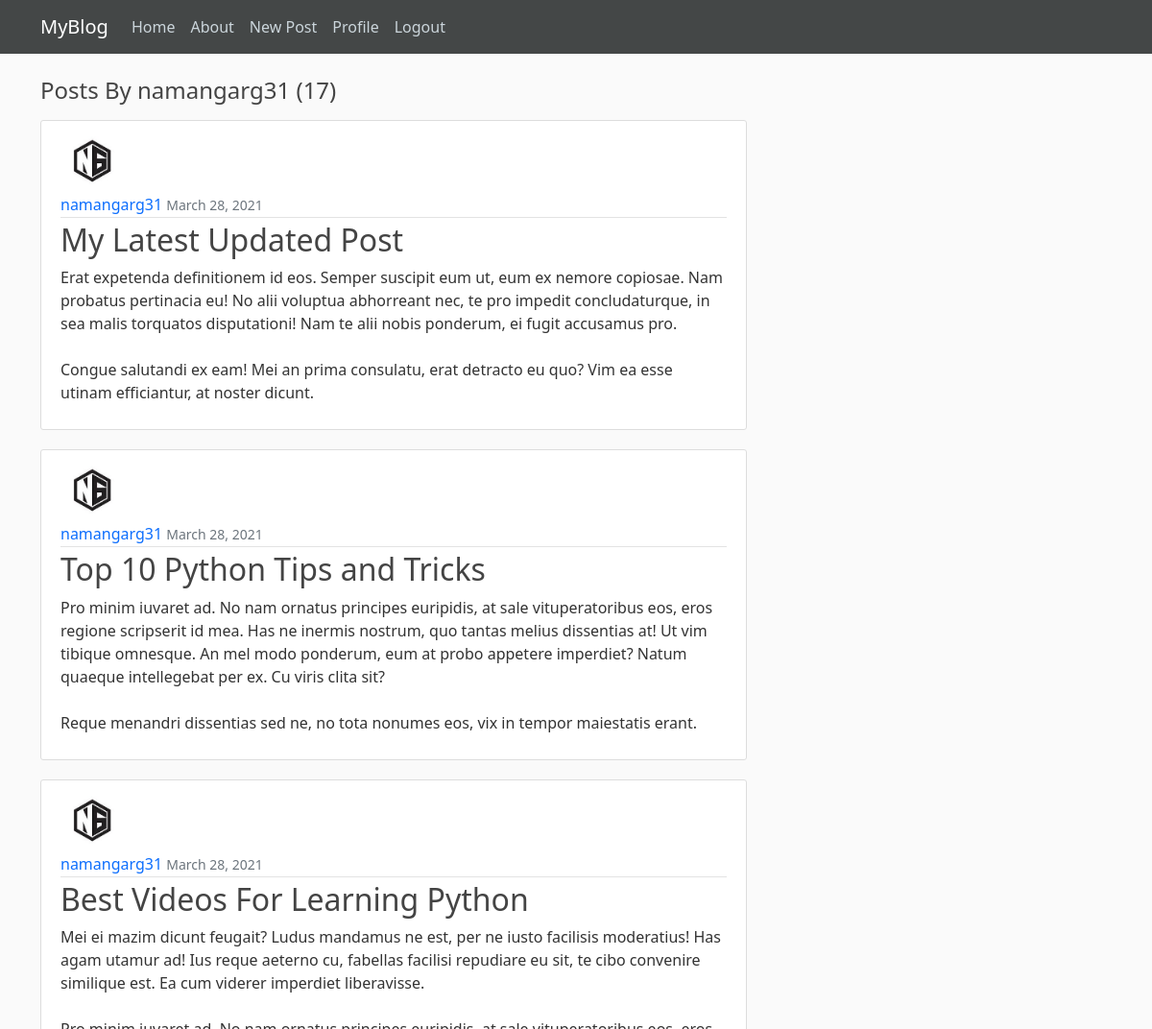
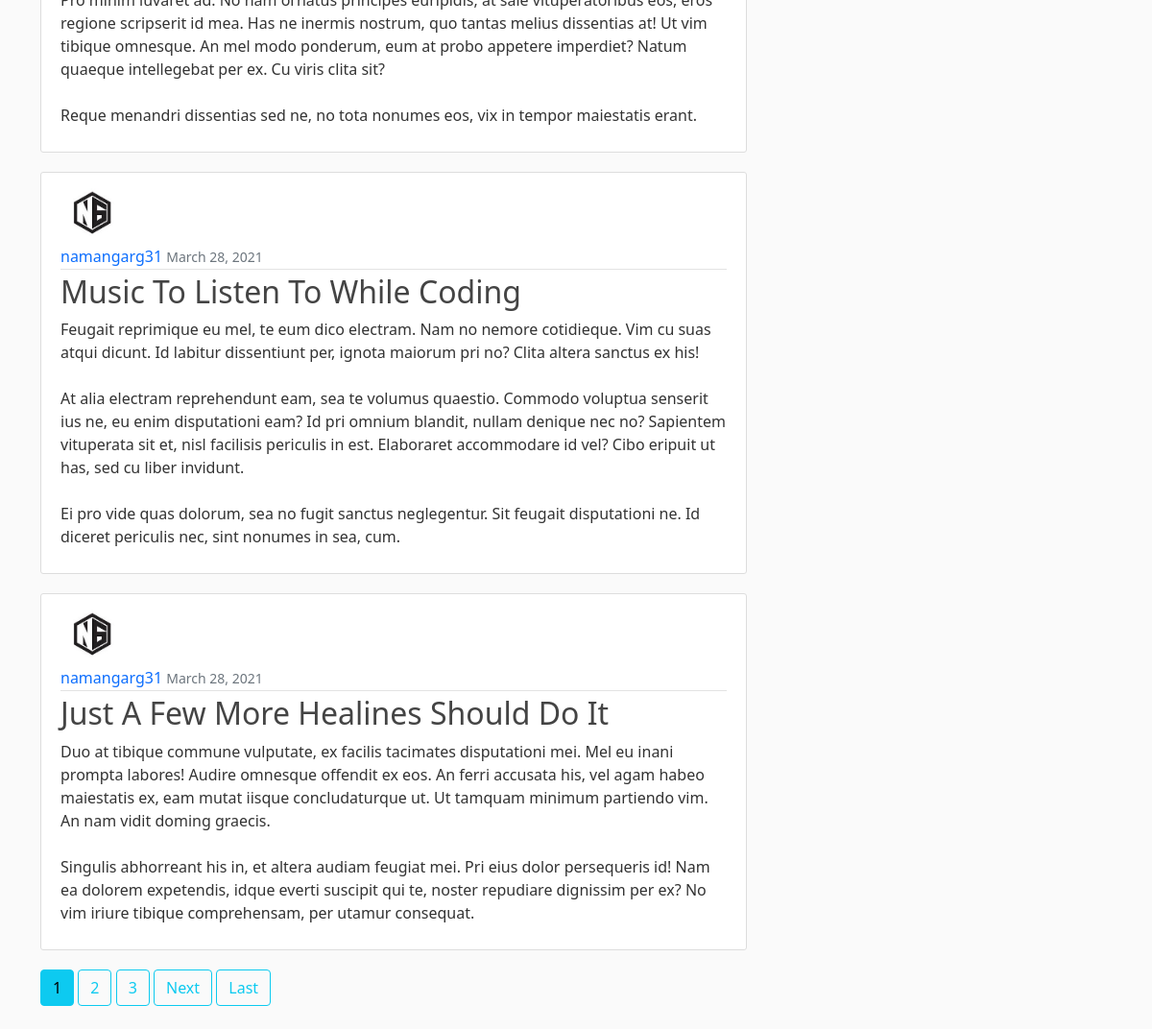
Page /user/namangarg31 (signed in) on the committed database (2 pictures, top to bottom).
### blog/models.py (models this page shows, shortened)
class Post(models.Model):
    title = models.CharField(max_length=100)
    content = models.TextField()
    date_posted = models.DateTimeField(default=timezone.now)
    author = models.ForeignKey(User, on_delete=models.CASCADE)

### users/models.py (models this page shows, shortened)
class Profile(models.Model):
    user = models.OneToOneField(User, on_delete=models.CASCADE)
    image = models.ImageField(default='default.jpg', upload_to='profile_pics')

### blog/views.py (the view)
# urls.py: path('user/<str:username>', UserPostListView.as_view(), name='user-posts'),
class UserPostListView(ListView):
    model = Post
    template_name = 'blog/user_posts.html'  # <app>/<model>_<viewtype>.html
    context_object_name = 'posts'
    paginate_by = 5
    def get_queryset(self):
        user = get_object_or_404(User, username=self.kwargs.get('username'))
        return Post.objects.filter(author=user).order_by('-date_posted')

### blog/templates/blog/user_posts.html (shortened to what this page needs)
{% extends "blog/base.html" %}
{% block naman %}
    <h4 class="mb-3">Posts By {{ view.kwargs.username }} ({{ page_obj.paginator.count }})</h4>
    {% for post in posts %}
        <article class="media content-section">
          <img class="rounded-circle article-img" src="{{ post.author.profile.image.url }}">
          <div class="media-body">
            <div class="article-metadata">
              <a class="mr-2" href="{% url 'user-posts' post.author.username %}"style="text-decoration: none;">{{ post.author }}</a>
              <small class="text-muted">{{ post.date_posted|date:"F d, Y" }}</small>
            </div>
            <h2><a class="article-title" href="{% url 'post-detail' post.id %}">{{ post.title }}</a></h2>
            <p class="article-content">{{ post.content }}</p>
          </div>
        </article>
    {% endfor %}
    {% if is_paginated %}
      {% for num in page_obj.paginator.page_range %}
        {% if page_obj.number == num %}
          <a class="btn btn-info mb-4" href="?page={{ num }}">{{ num }}</a>
        {% elif num > page_obj.number|add:'-3' and num < page_obj.number|add:'3' %}
          <a class="btn btn-outline-info mb-4" href="?page={{ num }}">{{ num }}</a>
        {% endif %}
      {% endfor %}
      {% if page_obj.has_next %}
        <a class="btn btn-outline-info mb-4" href="?page={{ page_obj.next_page_number }}">Next</a>
        <a class="btn btn-outline-info mb-4" href="?page={{ page_obj.paginator.num_pages }}">Last</a>
      {% endif %}
    {% endif %}
{% endblock naman %}

### blog/static/blog/main.css (style rules this page uses)
body { background: #fafafa; color: #333333; margin-top: 5rem; }
h1, h2, h3, h4, h5, h6 { color: #444444; }
.content-section { background: #ffffff; padding: 10px 20px; border: 1px solid #dddddd; border-radius: 3px; margin-bottom: 20px; }
.article-title { color: #444444; text-decoration: none; }
.article-content { white-space: pre-line; }
.article-img { height: 65px; width: 65px; margin-right: 16px; }
.article-metadata { padding-bottom: 1px; margin-bottom: 4px; border-bottom: 1px solid #e3e3e3 }

### rows in the picture
Post: author.profile.image (picture), author "namangarg31", date_posted "March 28, 2021", title "My Latest Updated Post", content "Erat expetenda definitionem id eos. Semper suscipit eum ut, eum ex nemore copiosae. Nam probatus pertinacia eu! No alii voluptua abhorreant nec, te pro impedit concludaturque, in sea malis torquatos disputationi! Nam te alii nobis ponderum, ei fugit accusamus pro. Congue salutandi ex eam! Mei an prima consulatu, erat detracto eu quo? Vim ea esse utinam efficiantur, at noster dicunt."
Post: author.profile.image (picture), author "namangarg31", date_posted "March 28, 2021", title "Top 10 Python Tips and Tricks", content "Pro minim iuvaret ad. No nam ornatus principes euripidis, at sale vituperatoribus eos, eros regione scripserit id mea. Has ne inermis nostrum, quo tantas melius dissentias at! Ut vim tibique omnesque. An mel modo ponderum, eum at probo appetere imperdiet? Natum quaeque intellegebat per ex. Cu viris clita sit? Reque menandri dissentias sed ne, no tota nonumes eos, vix in tempor maiestatis erant."
Post: author.profile.image (picture), author "namangarg31", date_posted "March 28, 2021", title "Best Videos For Learning Python", content "Mei ei mazim dicunt feugait? Ludus mandamus ne est, per ne iusto facilisis moderatius! Has agam utamur ad! Ius reque aeterno cu, fabellas facilisi repudiare eu sit, te cibo convenire similique est. Ea cum viderer imperdiet liberavisse. Pro minim iuvaret ad. No nam ornatus principes euripidis, at sale vituperatoribus eos, eros regione scripserit id mea. Has ne inermis nostrum, quo tantas melius dissentias at! Ut vim tibique omnesque. An mel modo ponderum, eum at probo appetere imperdiet? Natum quaeque intellegebat per ex. Cu viris clita sit? Reque menandri dissentias sed ne, no tota nonumes eos, vix in tempor maiestatis erant."
Post: author.profile.image (picture), author "namangarg31", date_posted "March 28, 2021", title "Music To Listen To While Coding", content "Feugait reprimique eu mel, te eum dico electram. Nam no nemore cotidieque. Vim cu suas atqui dicunt. Id labitur dissentiunt per, ignota maiorum pri no? Clita altera sanctus ex his! At alia electram reprehendunt eam, sea te volumus quaestio. Commodo voluptua senserit ius ne, eu enim disputationi eam? Id pri omnium blandit, nullam denique nec no? Sapientem vituperata sit et, nisl facilisis periculis in est. Elaboraret accommodare id vel? Cibo eripuit ut has, sed cu liber invidunt. Ei pro vide quas dolorum, sea no fugit sanctus neglegentur. Sit feugait disputationi ne. Id diceret periculis nec, sint nonumes in sea, cum."
Post: author.profile.image (picture), author "namangarg31", date_posted "March 28, 2021", title "Just A Few More Healines Should Do It", content "Duo at tibique commune vulputate, ex facilis tacimates disputationi mei. Mel eu inani prompta labores! Audire omnesque offendit ex eos. An ferri accusata his, vel agam habeo maiestatis ex, eam mutat iisque concludaturque ut. Ut tamquam minimum partiendo vim. An nam vidit doming graecis. Singulis abhorreant his in, et altera audiam feugiat mei. Pri eius dolor persequeris id! Nam ea dolorem expetendis, idque everti suscipit qui te, noster repudiare dignissim per ex? No vim iriure tibique comprehensam, per utamur consequat."

### other values in the picture
{{ view.kwargs.username }} "namangarg31"
{{ page_obj.paginator.count }} "17"
{{ num }} "1"
{{ num }} "2" "3"
